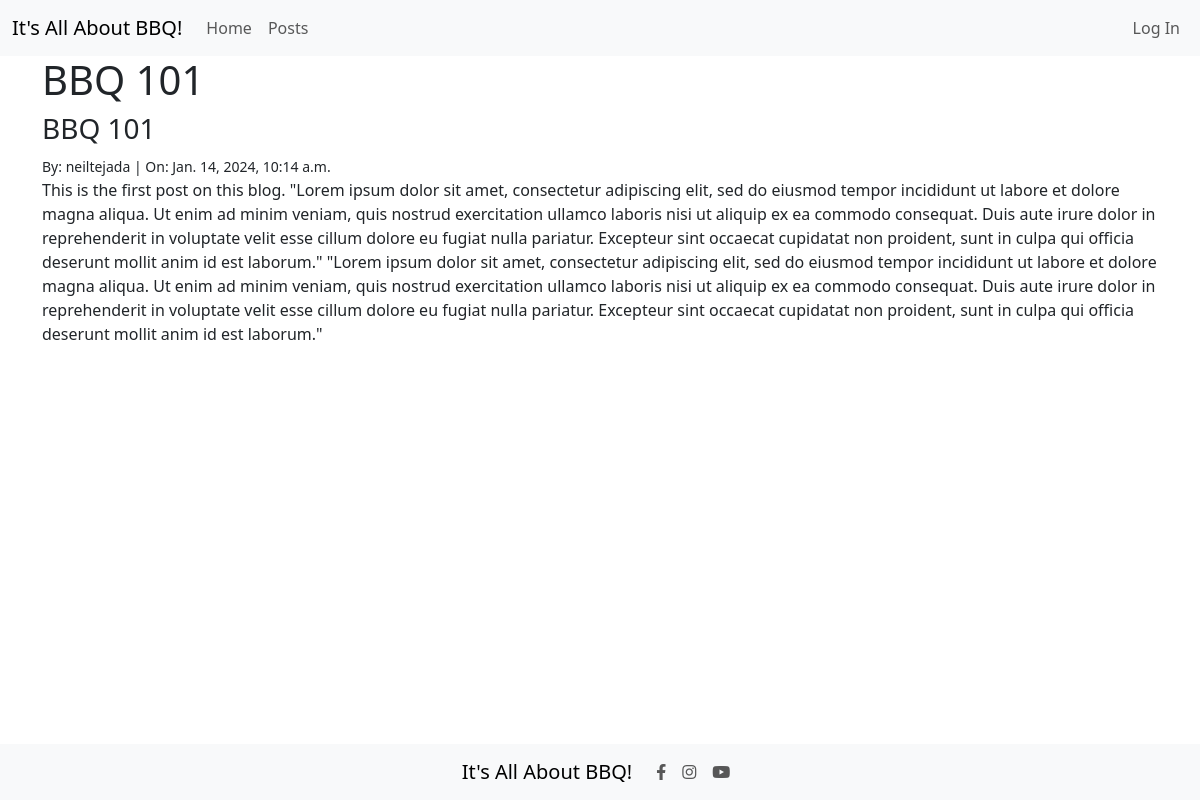
The app's page /posts/1/ with its own data.
### posts/models.py (models this page shows, shortened)
class Post(models.Model):
    title = models.CharField(max_length=128)
    subtitle = models.CharField(max_length=256)
    body = models.TextField()
    author = models.ForeignKey(
        get_user_model(),
        on_delete=models.CASCADE
    )
    created_on = models.DateTimeField(auto_now_add=True)

### posts/views.py (the view)
# urls.py: path("<int:pk>/",views.PostDetailView.as_view(), name="detail"),
class PostDetailView(DetailView):
    template_name = "posts/detail.html"
    model = Post

### templates/posts/detail.html (shortened to what this page needs)
{% extends 'base.html' %}
{% block content %}
<h1>{{ post.title }}</h1>
<h3>{{ post.subtitle }}</h3>
<small>By: {{ post.author }} | On: {{post.created_on }}</small>
<p>{{ post.body }}</p>
{% endblock content %}

### records on screen
Post: title "BBQ 101", subtitle "BBQ 101", author "neiltejada", created_on "Jan. 14, 2024, 10:14 a.m.", body "This is the first post on this blog. \"Lorem ipsum dolor sit amet, consectetur adipiscing elit, sed do eiusmod tempor incididunt ut labore et dolore magna aliqua. Ut enim ad minim veniam, quis nostrud exercitation ullamco laboris nisi ut aliquip ex ea commodo consequat. Duis aute irure dolor in reprehenderit in voluptate velit esse cillum dolore eu fugiat nulla pariatur. Excepteur sint occaecat cupidatat non proident, sunt in culpa qui officia deserunt mollit anim id est laborum.\" \"Lorem ipsum dolor sit amet, consectetur adipiscing elit, sed do eiusmod tempor incididunt ut labore et dolore magna aliqua. Ut enim ad minim veniam, quis nostrud exercitation ullamco laboris nisi ut aliquip ex ea…"
